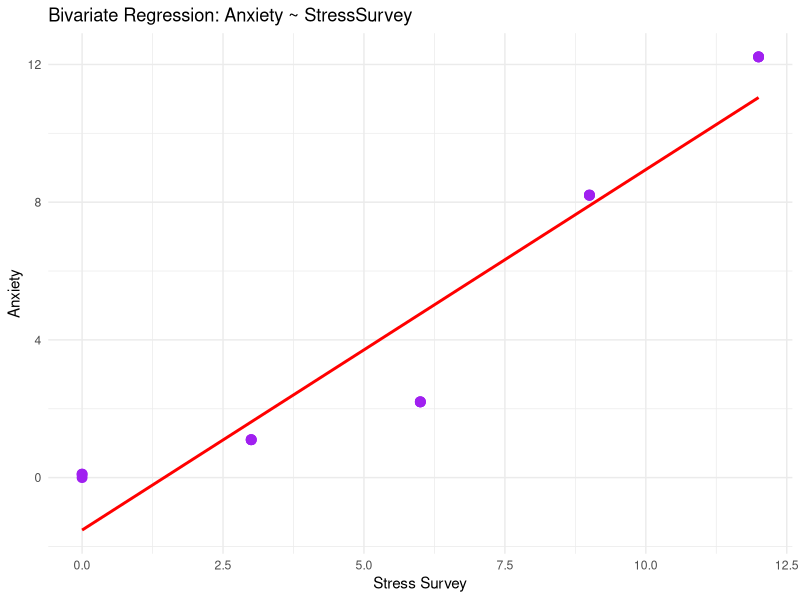
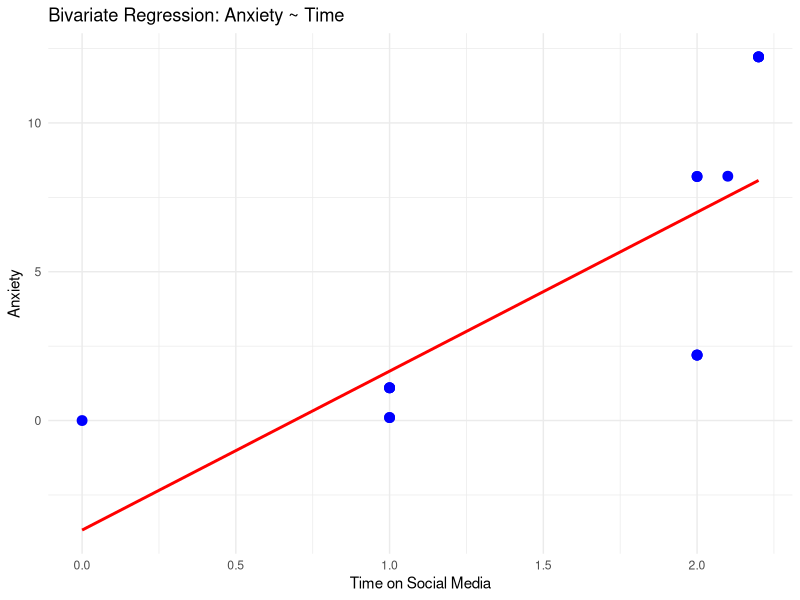

R code for these plots, in order:
## ---- chunk 1
#| echo: false
library(tidyverse)
library(broom)

# Data with known true relationships: Anxiety = Stress + 0.1 × Time
observDF <- tribble(
  ~Stress, ~StressSurvey, ~Time, ~Anxiety,
  0,0,0,0,
  0,0,1,0.1,
  0,0,1,0.1,
  1,3,1,1.1,
  1,3,1,1.1,
  1,3,1,1.1,
  2,6,2,2.2,
  2,6,2,2.2,
  2,6,2,2.2,
  8,9,2,8.2,
  8,9,2,8.2,
  8,9,2.1,8.21,
  12,12,2.2,12.22,
  12,12,2.2,12.22,
  12,12,2.2,12.22
)

observDF
## ---- chunk 2
model1 <- lm(Anxiety ~ StressSurvey, data = observDF)
tidy(model1)
## ---- chunk 3
ggplot(observDF, aes(x = StressSurvey, y = Anxiety)) +
  geom_point(size = 3, color = "purple") +
  geom_smooth(method = "lm", se = FALSE, color = "red") +
  labs(title = "Bivariate Regression: Anxiety ~ StressSurvey",
       x = "Stress Survey",
       y = "Anxiety") +
  theme_minimal()
## ---- chunk 4
model2 <- lm(Anxiety ~ Time, data = observDF)
tidy(model2)
## ---- chunk 5
ggplot(observDF, aes(x = Time, y = Anxiety)) +
  geom_point(size = 3, color = "blue") +
  geom_smooth(method = "lm", se = FALSE, color = "red") +
  labs(title = "Bivariate Regression: Anxiety ~ Time",
       x = "Time on Social Media",
       y = "Anxiety") +
  theme_minimal()
## ---- chunk 6
model3 <- lm(Anxiety ~ StressSurvey + Time, data = observDF)
tidy(model3)
## ---- chunk 7
model4 <- lm(Anxiety ~ Stress + Time, data = observDF)
tidy(model4)
## ---- chunk 8
glance(model3)
glance(model4)
## ---- chunk 9
# Low stress subset
low_subset <- observDF %>% filter(Stress <= 6)
model_low <- lm(Anxiety ~ StressSurvey + Time, data = low_subset)
tidy(model_low)

# High stress subset
high_subset <- observDF %>% filter(Stress > 6)
model_high <- lm(Anxiety ~ StressSurvey + Time, data = high_subset)
tidy(model_high)
